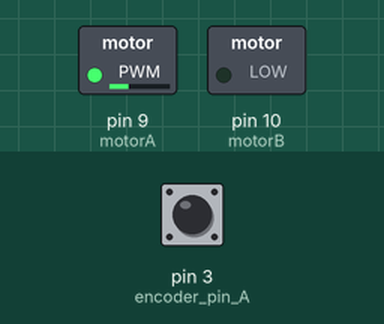
A sketch run on a simulated Arduino Uno, built with avr-gcc and run on an emulated ATmega328P. On the bench: switched loads named in the sketch (green lamp = pin HIGH). Inputs (shaded band) come from the test bench; at power-on: pin 3 (encoder_pin_A) HIGH. What the sketch prints to the serial monitor is not drawn.

Above: at 0.1 s.
Timing chart, 0 to 1.6 s (numbered marks = the images above):
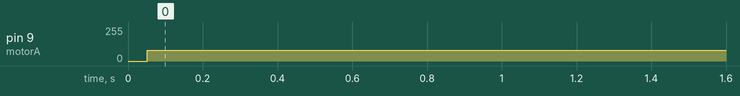

Measured:
- by itself, pin 9 (motorA): 0/255 → 80/255 at 0.05 s

The sketch:

rpm_counter_with_direction.ino
```cpp
/* PURPOSE: to detect rpm by counting pulses from encoder */

// DEFINING ARDUINO PINS
int encoder_pin_A = 3;
int encoder_pin_B = 2;
int motorA = 9;
int motorB = 10;

// DEFINING REQUIRED CONSTANTS
float currentTime = 0;
float previousTime = 0;
int i = 0;
float pi = 22/7;
float wheel_radius = 65;
float rpm = 0;
float dist = 0;
volatile int pulse_count = 0 ;
int ppr = 515; // TOTAL PULSE COUNT PER REVOLUTION CAN BE CALCULATED USING A REPO PROVIDED

int duration = 50; //in ms


void setup() {

Serial.begin(9600);
pinMode(motorA, OUTPUT);
pinMode(motorB, OUTPUT);
}

void loop() {
  currentTime = millis(); //initializing timer

  // if difference in times is greater than given duration, calculate the rpm using the pulse count and then set it to zero
  if (currentTime - previousTime > duration){
    detachInterrupt(encoder_pin_A);
    previousTime = currentTime;

    rpm = float(pulse_count)/float(ppr)*float(60000/duration); // Calculating rpm
    Serial.println(rpm);
    dist = float(pi*wheel_radius*rpm*float(duration)/1000); // Calculating distance travelled using wheel radius
    //Serial.println("dist "+ String(dist));
    //Serial.println(pulse_count);
    analogWrite(motorA,80);
    digitalWrite(motorB,LOW);
    pulse_count = 0;

  }
  attachInterrupt(digitalPinToInterrupt(encoder_pin_A), StartInterruptA, RISING); // when it gets a signal at rising edge it will call StartInterruptA() function

}

void StartInterruptA(){
    //Serial.println(digitalRead(encoder_pin_B));
    if (digitalRead(encoder_pin_B)){
      pulse_count += 1;
    }
    else{
      pulse_count -= 1;
    }

}
```
